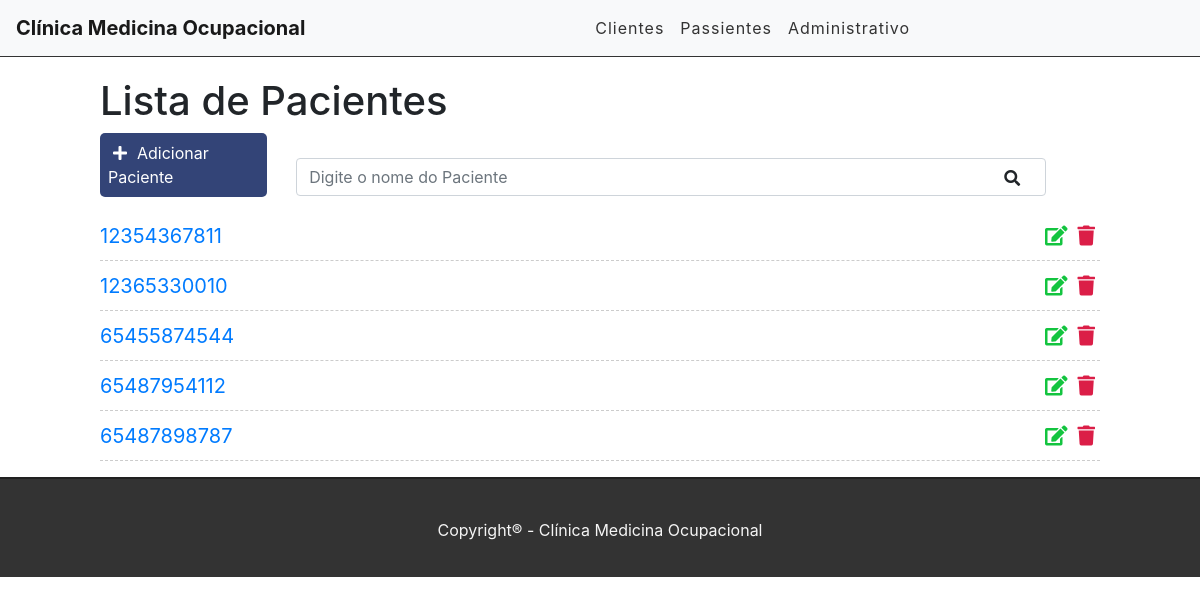
The page /home on the database its author committed.
### clinica/models.py (models this page shows, shortened)
class Paciente(models.Model):
    ESTADO = EstadosBrasileiros.estado_brasileiro
    nome = models.CharField(verbose_name='NOME',max_length=70, null=False)
    cpf = models.CharField(verbose_name='CPF', max_length=11, null=False)
    genero = models.ForeignKey(Genero, verbose_name='GÊNERO', on_delete=models.CASCADE)
    aniversario = models.DateField(verbose_name='ANIVERSÁRIO', auto_now=False, auto_now_add=False)
    empresa = models.ForeignKey(Cliente, verbose_name='EMPRESA', on_delete=models.CASCADE)
    cep = models.CharField(verbose_name='CEP', max_length=8, null=False)
    rua = models.CharField(verbose_name='RUA', max_length=100, null=False)
    numero = models.DecimalField(verbose_name='NÚMERO', max_digits=6, decimal_places=0, default=0)
    bairro = models.CharField(verbose_name='BAIRRO', max_length=100, null=False)
    cidade = models.CharField(verbose_name='CIDADE', max_length=100, null=False)
    estado = models.CharField(verbose_name='ESTADO', max_length=60, choices=ESTADO, null=False)
    foto = models.ImageField(verbose_name='FOTO', blank=True, null=True)

### clinica/views.py (the view)
# urls.py: path('home', views.home, name='url-home'),
def home(request):
    pacientes = Paciente.objects.all()
    return render(request, 'clinica/home.html', {'pacientes': pacientes})

### clinica/templates/clinica/home.html (shortened to what this page needs)
{% extends 'base.html' %}
{% block content %}
<div class="offset-1 col-10 list-div">
    <h1>Lista de Pacientes</h1>
    <a id="add-link" href="newtask/">
        <div class="col-2 add-div">
            <i class="fas fa-plus"></i>Adicionar Paciente
        </div>
    </a>
    <div class="col-9 search-div">
        <form method="GET" id="search-form">
            <input class="form-control" type="search" id="search" name="search" placeholder="Digite o nome do Paciente" value="{{request.GET.search}}">
            <i class="fas fa-search" id="search-btn"></i>
        </form>
    </div>
    <ul class="task-list">
        {% for paciente in pacientes %}
        <li class="task-item">
            <span><a href="#">{{ paciente.cpf }}</a></span>
            <a href="#" class="delete-btn"><span><i class="fas fa-trash"></i></span></a>
            <a href="#"><span><i class="fas fa-edit"></i></span></a>
        </li>
        {% endfor %}
    </ul>
</div>
{% endblock %}

### clinica/static/css/styles.css (style rules this page uses)
#add-link { text-decoration: none; }
.add-div { background-color:#347; cursor: pointer; display: inline-block; color: #FFF; padding: 8px; border-radius: 5px; margin-right: 25px; }
.fas.fa-plus { color: #FFF; margin-right: 10px; margin-left: 5px; }
.fas.fa-search { position: absolute; top: 12px; right: 26px; cursor: pointer; }
.search-div { padding: 0px; margin-top: 15px; margin-bottom: 15px; display: inline-block; }
.list-div { padding: 0; }
.task-list { padding: 0; }
.task-item { list-style: none; font-size: 20px; height: 50px; padding-top: 10px; border-bottom: 1px dashed #ccc; }
.fas.fa-trash, .fas.fa-edit { cursor: pointer; margin: 5px; font-size: 20px; float: right; }
.fas.fa-trash { color: #db1e47; }
.fas.fa-edit { color: #13c43f; }

### rows shown on the page
Paciente: cpf "12354367811"
Paciente: cpf "12365330010"
Paciente: cpf "65455874544"
Paciente: cpf "65487954112"
Paciente: cpf "65487898787"
